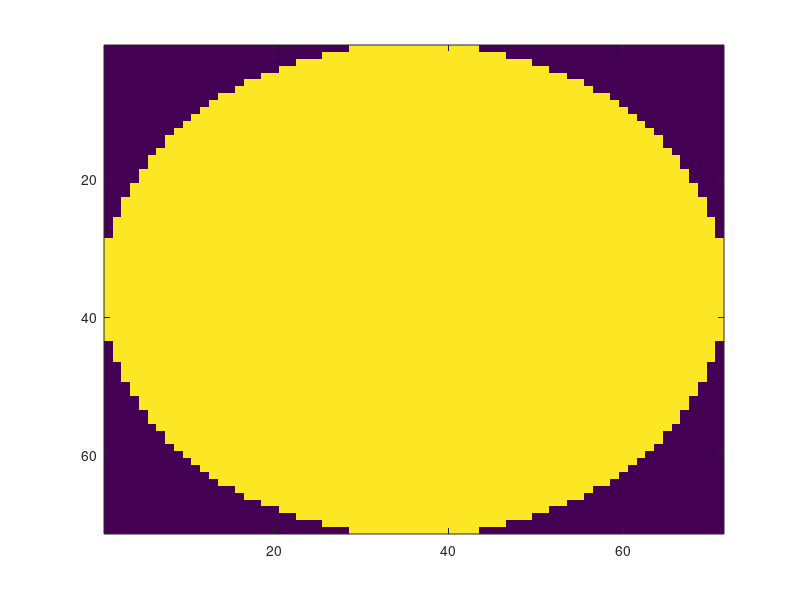
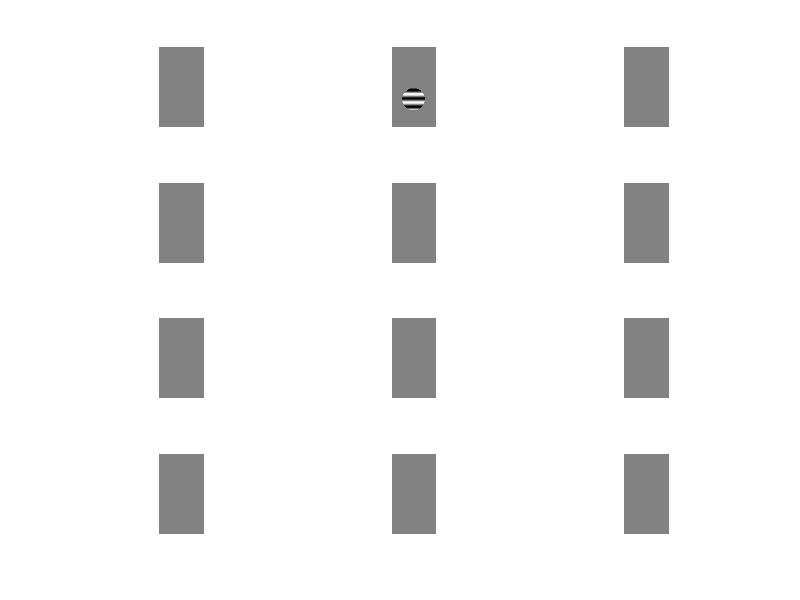
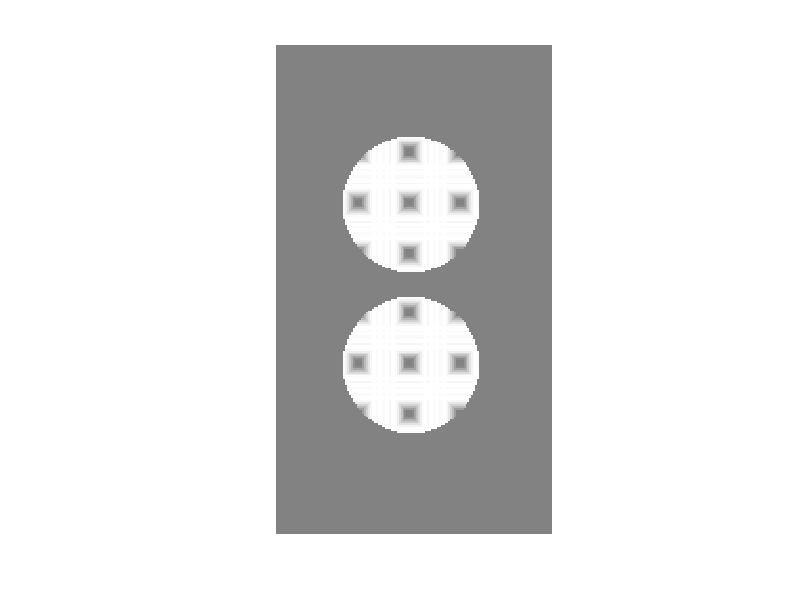

Recreate these plots in MATLAB, in order.
clear all
close all

duration = 0.5;
framerate = 30;
isi = 2;
% sfrange = [0 0.04 0.16];
% tfrange =[0 2 8];

sfrange = 0.1067;
tfrange =[ 0 ];
%phaserange = [0 0 0 0 0];
phaserange = linspace(0, 2*pi,9);
phaserange=phaserange(1:4); %half length of original stim == 7.25 min

ntheta =2;
nx = 2; ny =1;
sigma=0.015;
randomOrder=1;
randomTheta=0;
binarize=0;
blank=0;

contrasts = [0 0 0 0 0 0 0 0 0 0 1]

totalduration = (duration+isi)*length(sfrange)*length(tfrange)*length(phaserange)*ntheta*nx*ny*length(contrasts)
totalduration/60

% clear all
% duration = 0.5;
% framerate = 60;
% isi = 0.5;
% sfrange = [0 0.02 0.04 0.16 0.32];
% tfrange =[0 1.5 8];
% phaserange = [0 pi];
% ntheta =10;
% nx = 1; ny =1;
% sigma=0.075;
% randomOrder=1;
% randomTheta=0;

% clear all
% duration = 0.5;
% framerate = 60;
% isi = 0.5;
% sfrange = [0 0.03 0.024];
% tfrange =[0 1.5 8];
% phaserange = [0 pi];
% ntheta =8;
% nx = 2; ny =1;
% sigma=0.1;
% randomOrder=1;
% randomTheta=0;



xsz = 256;
ysz = xsz*9/16;
dist = 25;
width = 50;
widthdeg = 2*atand(0.5*width/dist)
degperpix = widthdeg/xsz
sfrange = sfrange*degperpix;


blockwidth = 100*5/7;

xposrange = [0.33  0.66]*xsz - blockwidth/2
ypos = linspace(1,ysz-1,ny+1);
yposrange = ypos(1:end-1);
yposrange = 0.5*ysz - blockwidth/2;




thetarange = linspace(0, pi,ntheta+1);
if blank
    ntheta=ntheta+1;
else
    thetarange = thetarange(1:end-1);
end

%thetarange = [0  pi/2 ];
trial=0;
for n= 1:length(thetarange);
    for i = 1:length(xposrange);
        for j = 1:length(yposrange);
            for k = 1:length(sfrange);
                for l = 1:length(tfrange);
                    for m= 1:length(phaserange);
                        for c = 1:length(contrasts);
                            trial = trial+1;
                            xpos(trial) = xposrange(i); ypos(trial)=yposrange(j);
                            sf(trial)=sfrange(k); tf(trial)=tfrange(l);
                            phase(trial) = phaserange(m); theta(trial) = thetarange(n);
                            contrast(trial) = contrasts(c);
                            if randomTheta
                                theta(trial) = rand*2*pi;
                            end
                        end
                    end
                end
            end
        end
    end
end

if randomOrder
    order = randperm(trial);
    xpos = xpos(order); ypos=ypos(order); sf =sf(order); tf=tf(order); phase=phase(order); theta=theta(order); contrast = contrast(order);
end

trial*duration/60

[x y] =meshgrid(1:blockwidth,1:blockwidth);
xgrid=(x-mean(x(:))); ygrid=(y-mean(y(:)));
gaussian = sqrt((xgrid.^2 +ygrid.^2))<blockwidth/2;
% 
% sigma = 10
% gaussian = sqrt(exp(-0.5*(xgrid.^2 +ygrid.^2)/sigma^2));

figure
imagesc(gaussian)

moviedata = zeros(xsz,ysz,trial*(duration+isi)*framerate,'uint8')+128;
for tr = 1:trial
    tr
    ph = (x*cos(theta(tr)) + y*sin(theta(tr)))*2*pi*sf(tr) + phase(tr);
    if theta(tr)~=2*pi
        for t = 1:duration*framerate;
            frame = uint8(0.5*255*(cos(ph + 2*pi*t*tf(tr)/framerate).*gaussian*contrast(tr)+1));
            moviedata(xpos(tr):xpos(tr)+blockwidth-1, ypos(tr):ypos(tr)+blockwidth-1,(tr-1)*duration*framerate +tr*isi*framerate+t) = frame;
        end
    end
end
if binarize
    moviedata(moviedata>128)=255;
    moviedata(moviedata<128)=0;
end

moviedata = moviedata(1:xsz,1:ysz,:);
% figure
% for i = 1:length(moviedata)/40
% imshow(moviedata(:,:,i));
% drawnow
% end
save DetectionStim1contrast_7_25min moviedata xpos ypos tf sf phase theta framerate duration isi nx ny sigma contrast
size(moviedata)
length(moviedata)/(60)
figure
for rep = 0:11;
    subplot(4,3,rep+1);
    imshow(moviedata(:,:,framerate*(isi + rep*(isi+duration))+1))
end


figure
imshow(max(moviedata,[],3))

